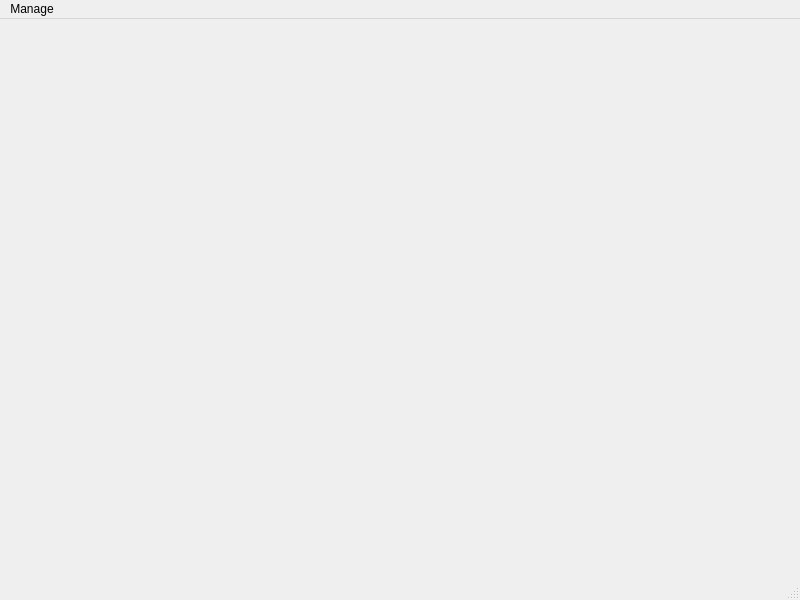
<?xml version="1.0" encoding="UTF-8"?>
<ui version="4.0">
 <class>MainWindow</class>
 <widget class="QMainWindow" name="MainWindow">
  <property name="geometry">
   <rect>
    <x>0</x>
    <y>0</y>
    <width>800</width>
    <height>600</height>
   </rect>
  </property>
  <property name="windowTitle">
   <string>MainWindow</string>
  </property>
  <widget class="QWidget" name="centralwidget"/>
  <widget class="QMenuBar" name="menubar">
   <property name="geometry">
    <rect>
     <x>0</x>
     <y>0</y>
     <width>800</width>
     <height>21</height>
    </rect>
   </property>
   <widget class="QMenu" name="menuAccount_Management">
    <property name="title">
     <string>Manage</string>
    </property>
    <addaction name="actionAccount"/>
    <addaction name="actionDetails"/>
   </widget>
   <addaction name="menuAccount_Management"/>
  </widget>
  <widget class="QStatusBar" name="statusbar"/>
  <action name="actionAccount">
   <property name="text">
    <string>Accounts</string>
   </property>
  </action>
  <action name="actionDetails">
   <property name="text">
    <string>Details</string>
   </property>
  </action>
 </widget>
 <resources/>
 <connections/>
</ui>
